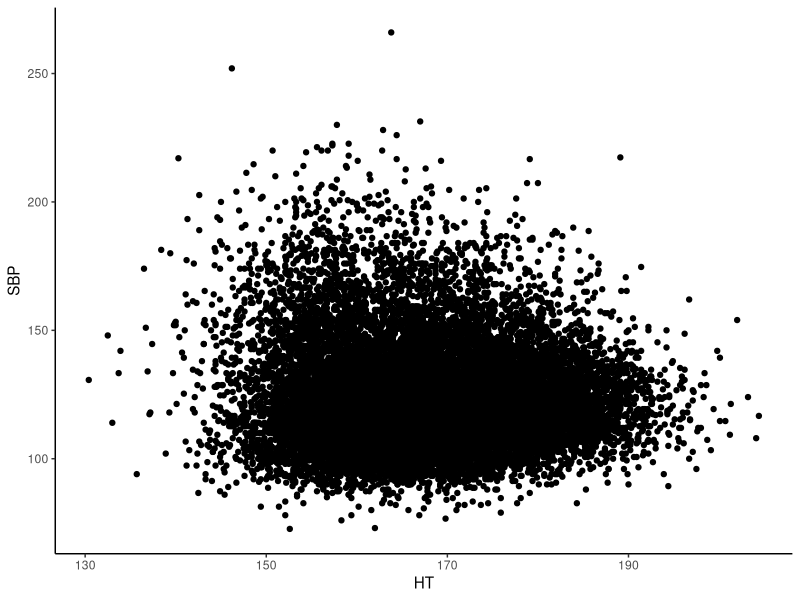
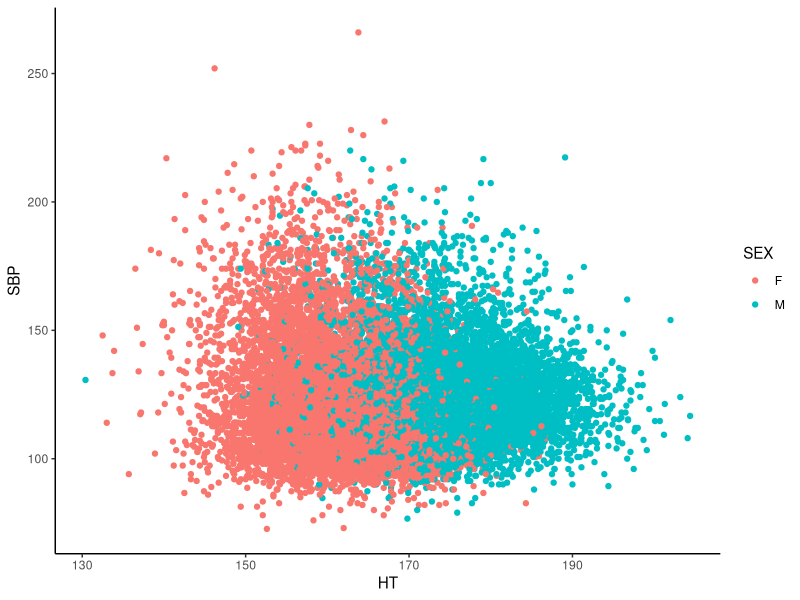
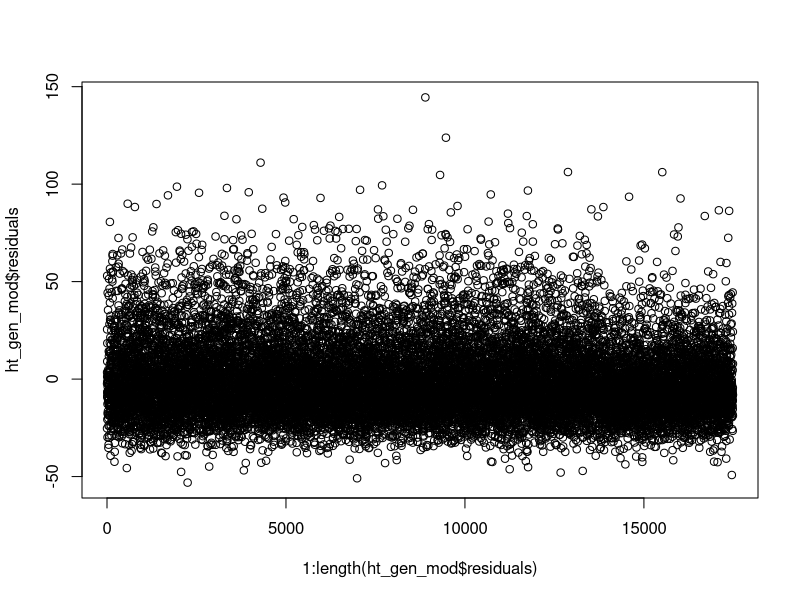
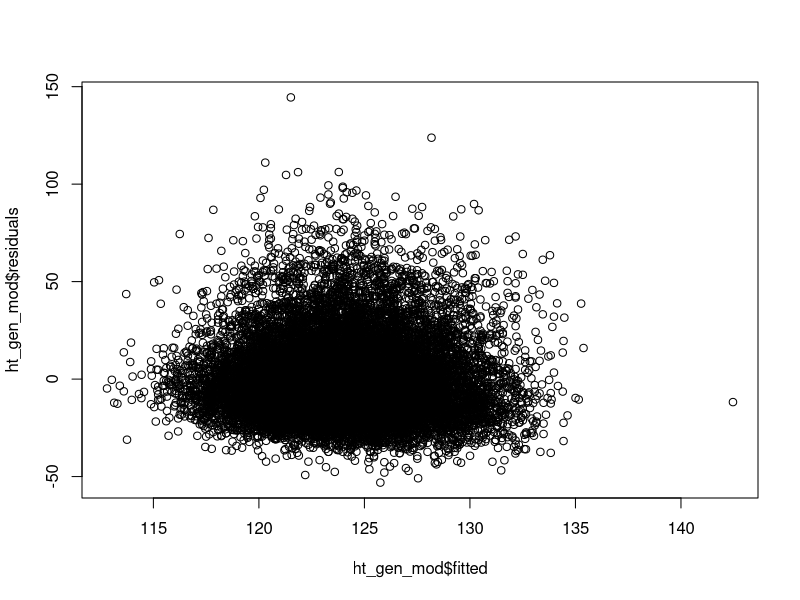
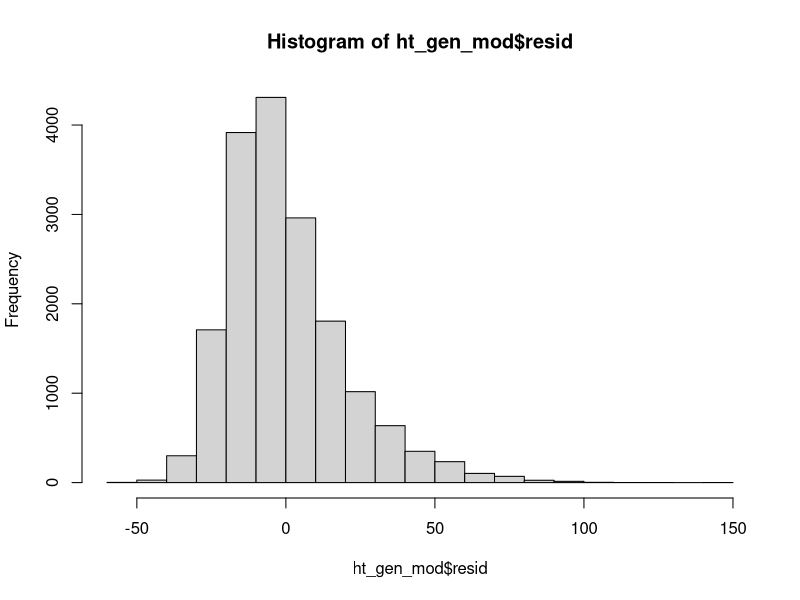
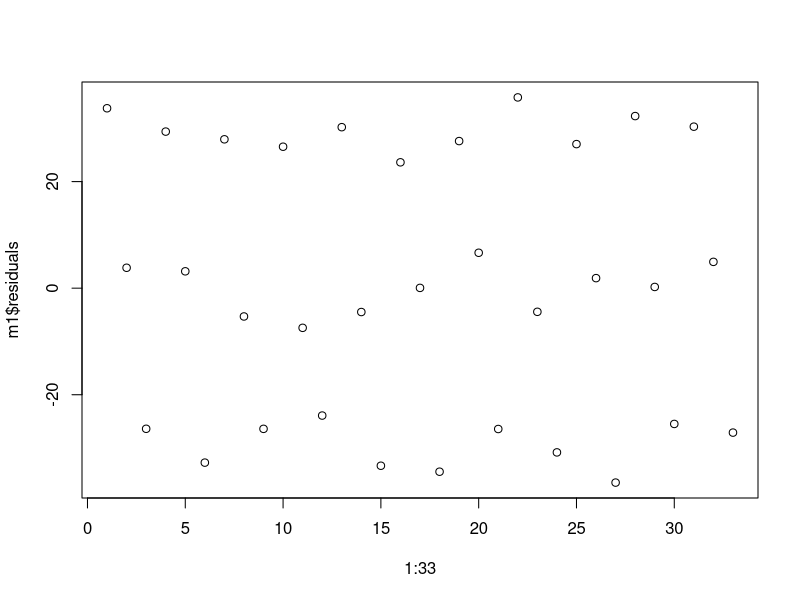
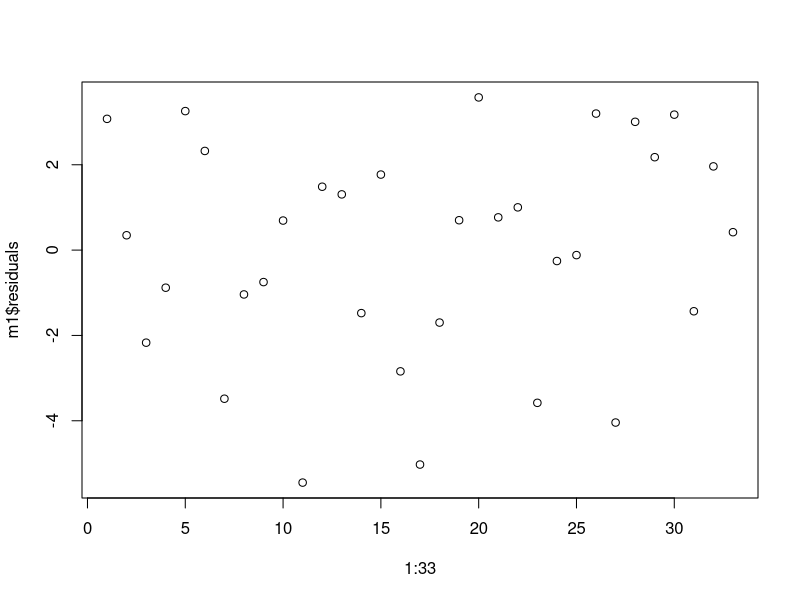
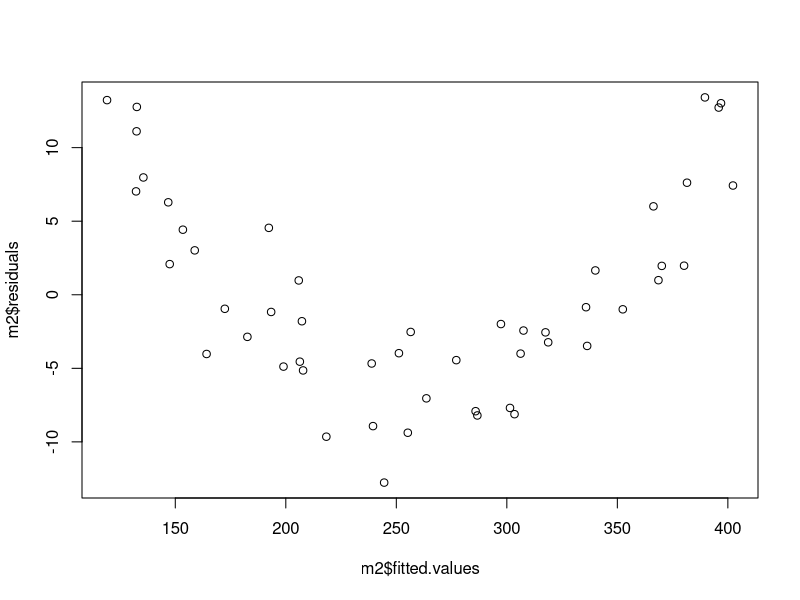

Reproduce these figures in R, in order.
## ---- chunk 1
library(tidyverse)
## ---- chunk 2
bp_dat<-read_csv("./data/blood_pressure.csv")
ht_mod=lm(SBP~HT,
         data = bp_dat)
summary(ht_mod)
## ---- chunk 3
bp_dat%>%
  ggplot(aes(x=`HT`,
             y=`SBP`))+
  geom_point()+
  theme_classic()
## ---- chunk 4
bp_dat%>%
  ggplot(aes(x=`HT`,
             y=`SBP`))+
  geom_point(aes(colour = SEX))+
  theme_classic()
## ---- chunk 5
ht_gen_mod=lm(SBP~HT+SEX,
         data = bp_dat)
summary(ht_gen_mod)
## ---- chunk 6
plot(1:length(ht_gen_mod$residuals),ht_gen_mod$residuals)
## ---- chunk 7
plot(ht_gen_mod$fitted,ht_gen_mod$residuals)
## ---- chunk 8
hist(ht_gen_mod$resid)
## ---- chunk 9
x=runif(33,10,20)
x2=rep(c(3,0,-3),11)
y=2*x+10*x2+rnorm(33,10,3)
m1=lm(y~x)
plot(1:33,m1$residuals)
## ---- chunk 10
m1=lm(y~x+x2)
plot(1:33,m1$residuals)
## ---- chunk 11
x=runif(50,10,20)
y2=x+x^2+rnorm(50,10,3)
m2=lm(y2~x)
plot(m2$fitted.values,m2$residuals)
## ---- chunk 12
m2=lm(y2~x+I(x^2))
plot(m2$fitted.values,m2$residuals)
## ---- chunk 13
x=sort(runif(500,10,20))
y3=x+rnorm(500,rep(0,500),1:500)
m3=lm(y3~x)
plot(m3$fitted.values,m3$residuals)
## ---- chunk 14
x=runif(500,10,20)
y4=x+rexp(500,.1)
m4=lm(y4~x)
hist(m4$residuals)
## ---- chunk 15
wage_dat<-read_csv("wage_data.csv")
wage_dat%>%
  ggplot(aes(x=FamilySize, y=Earnings))+
  geom_point()+
  labs(x="Family Size", y = "Annual Earnings", title = "Family Size versus Annual Earnings")
## ---- chunk 16

size_mod = lm(Earnings~FamilySize, data = wage_dat)
summary(size_mod)
## ---- chunk 17
wage_dat%>%
  ggplot(aes(x=`Age`,
             y=`Earnings`))+
  geom_point()+
  geom_smooth(method = "lm", se=FALSE)+
  theme_classic()
## ---- chunk 18
size_age_mod = lm(Earnings~FamilySize+Age, data = wage_dat)
summary(size_age_mod)
## ---- chunk 19
size_age_mod%>%
  fortify(wage_dat)%>%
  ggplot(aes(x = .fitted, y = .resid))+
  geom_point()+
  geom_hline(yintercept = 0)+
  labs( x = "Predicted Values", y = "Residuals", title = "Residuals vs. predicted values")
## ---- chunk 20
hist(size_age_mod$residuals)
